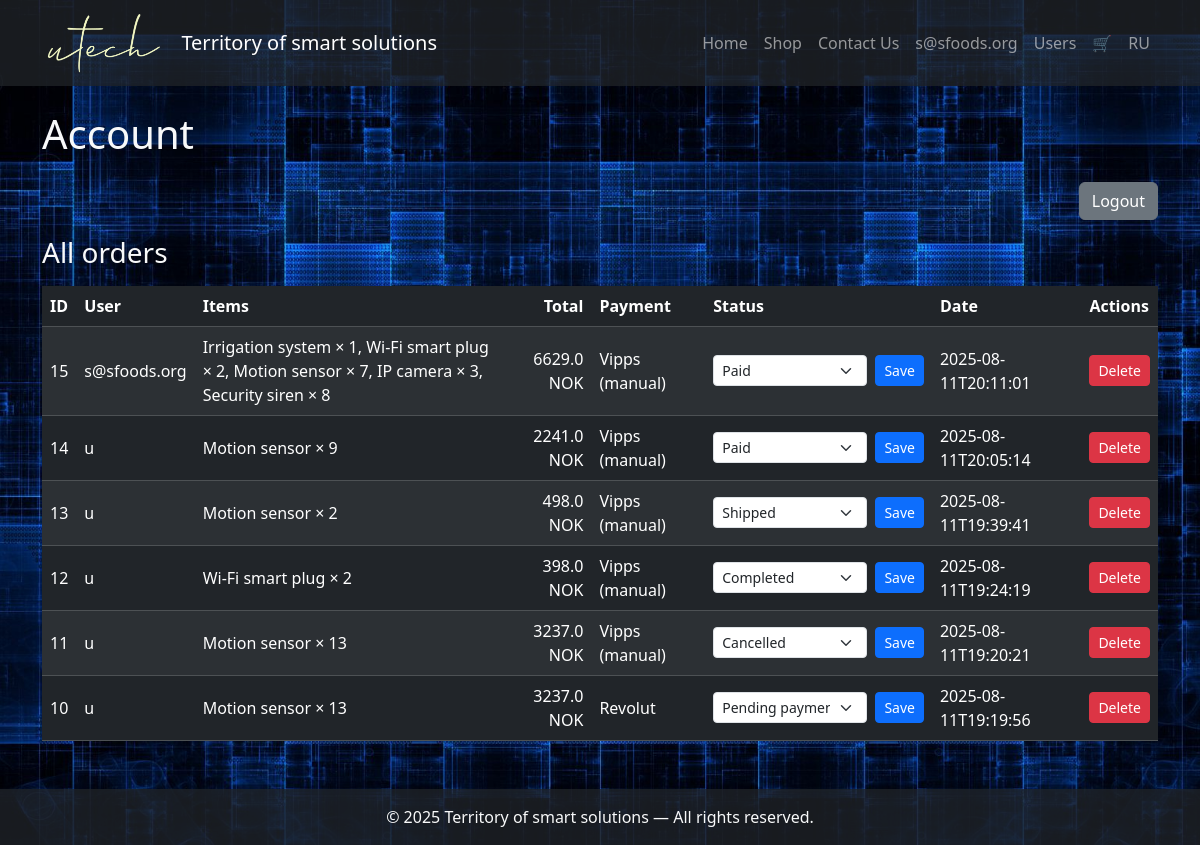
Before: /account (signed in) with the older database file.
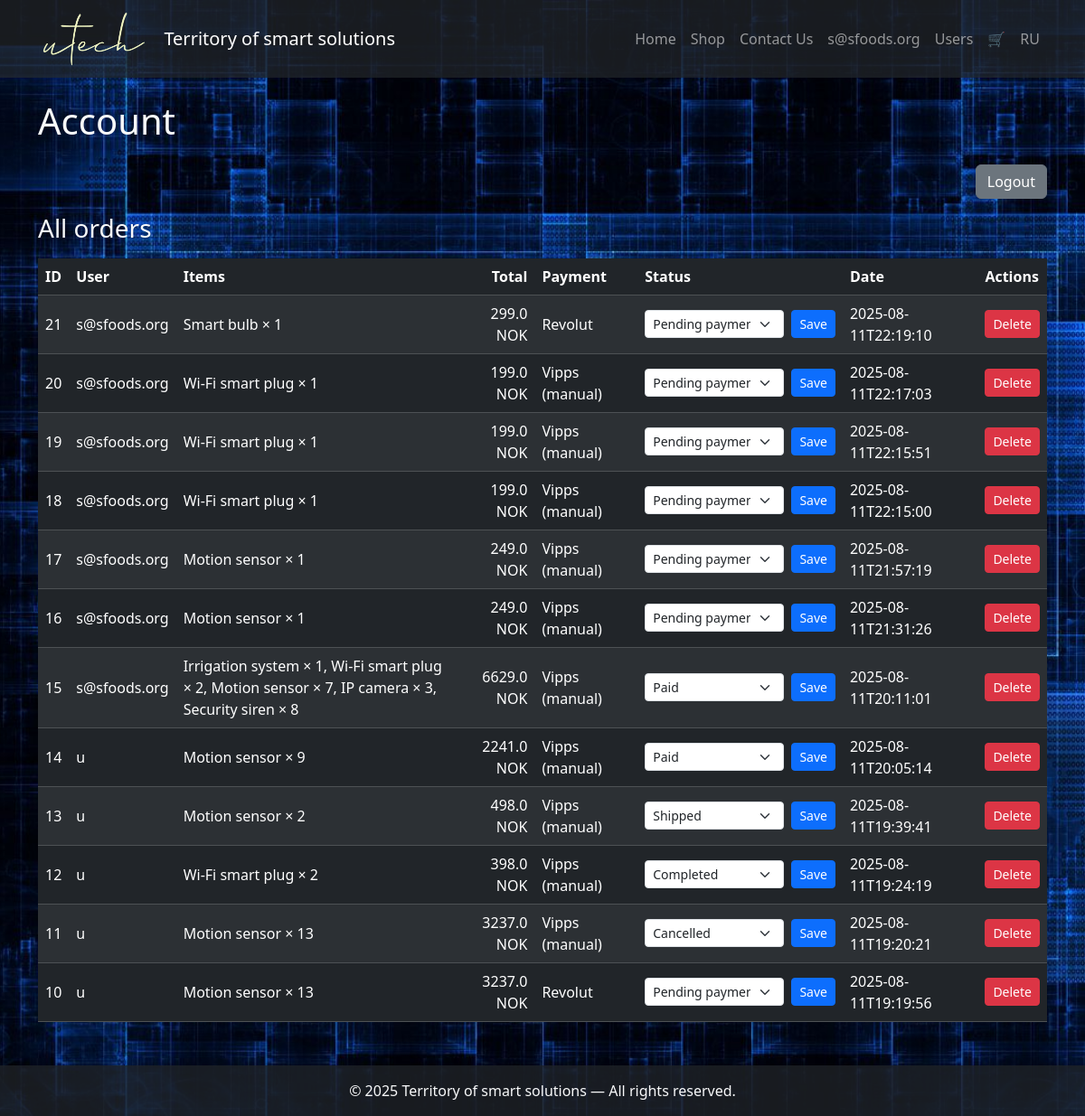
After: the same page with the newer database file.
### tables this page shows
CREATE TABLE users (
        id INTEGER PRIMARY KEY AUTOINCREMENT,
        username TEXT UNIQUE,
        password TEXT,
        role TEXT DEFAULT 'user'
    );

CREATE TABLE orders (
        id INTEGER PRIMARY KEY AUTOINCREMENT,
        user_id INTEGER,
        items TEXT,
        total REAL,
        payment_method TEXT,
        status TEXT DEFAULT 'Оплачено',
        date TEXT
    , ship_country TEXT, ship_zip TEXT, ship_city TEXT, ship_addr1 TEXT, ship_addr2 TEXT, ship_firstname TEXT, ship_lastname TEXT, ship_email TEXT, ship_phone TEXT, ship_carrier TEXT, customer_note TEXT);

### main.py (the view)
@app.route("/account")
def account_en():
    return render_account("en")

### main.py (called while the page is built)
@app.context_processor
def inject_request():
    return dict(request=request)

def render_lang(template, lang, **kwargs):
    cart_count = 0
    cart = session.get("cart", {})
    if isinstance(cart, dict):
        cart_count = sum(cart.values())
    elif isinstance(cart, list):
        cart_count = len(cart)
    return render_template(
        template,
        lang=lang,
        tr=translations[lang],
        posts=posts,
        cart_count=cart_count,
        shipping=session.get("shipping", {}),   # <── добавили
        **kwargs
    )

def summarize_items(items_json, lang="en"):
    try:
        items = json.loads(items_json)
    except:
        return items_json  # если не JSON, вернуть как есть
    result = []
    for item in items:
        product = next((p for p in products if p["id"] == item["id"]), None)
        if product:
            name = product.get(f"name_{lang}", product.get("name", "?"))
        else:
            name = "?"
        result.append(f"{name} × {item.get('qty', 1)}")
    return ", ".join(result)

### templates/account.html (shortened to what this page needs)
{% extends "base.html" %}
{% block content %}
<h1 class="mb-4">
    {{ 'Личный кабинет' if lang == 'ru' else 'Account' }}
</h1>
<div class="mb-3 text-end">
    <a href="{{ url_for('logout') }}" class="btn btn-secondary">
        {{ 'Выйти' if lang == 'ru' else 'Logout' }}
    </a>
</div>
{% if role == 'admin' %}
  <h3 class="mb-3">{{ 'Все заказы' if lang == 'ru' else 'All orders' }}</h3>
  <table class="table table-dark table-striped align-middle">
    <thead>
      <tr>
        <th>ID</th>
        <th>{{ 'Пользователь' if lang=='ru' else 'User' }}</th>
        <th>{{ 'Товары' if lang=='ru' else 'Items' }}</th>
        <th class="text-end">{{ 'Сумма' if lang=='ru' else 'Total' }}</th>
        <th>{{ 'Оплата' if lang=='ru' else 'Payment' }}</th>
        <th>{{ 'Статус' if lang=='ru' else 'Status' }}</th>
        <th>{{ 'Дата' if lang=='ru' else 'Date' }}</th>
        <th>{{ 'Действия' if lang=='ru' else 'Actions' }}</th>
      </tr>
    </thead>
    <tbody>
      {% for o in orders %}
      <tr>
        <td>{{ o.id }}</td>
        <td>{{ o.username }}</td>
        <td style="max-width: 420px;">{{ o.items_text }}</td>
        <td class="text-end">{{ o.total }} NOK</td>
        <td>{{ o.payment }}</td>
        <td style="min-width: 210px;">
          <form method="post" action="/update_order/{{ o.id }}" class="d-flex gap-2">
            <select name="status_code" class="form-select form-select-sm">
              {% for code, labels in status_choices %}
                <option value="{{ code }}" {% if o.status_code == code %}selected{% endif %}>
                  {{ labels[lang] }}
                </option>
              {% endfor %}
            </select>
            <button class="btn btn-sm btn-primary">
              {{ 'Сохранить' if lang=='ru' else 'Save' }}
            </button>
          </form>
        </td>
        <td>{{ o.date }}</td>
        <td>
          <a href="/delete_order/{{ o.id }}" class="btn btn-sm btn-danger"
             onclick="return confirm('{{ 'Удалить заказ?' if lang=='ru' else 'Delete order?' }}');">
            {{ 'Удалить' if lang=='ru' else 'Delete' }}
          </a>
        </td>
      </tr>
      {% endfor %}
    </tbody>
  </table>
{% endif %}
{% endblock %}

### templates/base.html (shortened to what this page needs)
<!DOCTYPE html>
<html lang="{{ lang }}">
<head>
    <link href="https://cdn.jsdelivr.net/npm/bootstrap@5.3.3/dist/css/bootstrap.min.css" rel="stylesheet">
    <link rel="stylesheet" href="{{ url_for('static', filename='css/style.css') }}">
    <link href="https://cdnjs.cloudflare.com/ajax/libs/lightbox2/2.11.4/css/lightbox.min.css" rel="stylesheet">
</head>
<body>
<nav class="navbar navbar-expand-lg navbar-dark bg-dark bg-opacity-75">
  <div class="container">
    <a class="navbar-brand d-flex align-items-center" href="/{{ 'ru' if lang == 'ru' else '' }}">
      <img src="{{ url_for('static', filename='img/logo.png') }}"
         alt="Logo"
         style="height: 60px; margin-right: 18px;">
      {{ tr.site_title }}
    </a>
    <div class="collapse navbar-collapse" id="navbarNav">
      <ul class="navbar-nav ms-auto">
        <li class="nav-item">
          <a class="nav-link" href="/{{ 'ru' if lang == 'ru' else '' }}">
            {{ tr.menu_home }}
          </a>
        </li>
        <li class="nav-item">
          <a class="nav-link" href="/{{ 'ru/shop' if lang == 'ru' else 'shop' }}">
            {{ tr.menu_shop }}
          </a>
        </li>
        <li class="nav-item">
          <a class="nav-link" href="/{{ 'ru/contacts' if lang == 'ru' else 'contacts' }}">
            {{ tr.menu_contacts }}
          </a>
        <li class="nav-item">
          {% if session.get("user_id") %}
            <a class="nav-link" href="/{{ 'ru/account' if lang == 'ru' else 'account' }}">
                {{ session.get("username") or (tr.menu_account if tr.get('menu_account') else 'Account') }}
            </a>
          {% else %}
            <a class="nav-link" href="/{{ 'ru/login' if lang == 'ru' else 'login' }}">
              {{ tr.menu_login }}
            </a>
          {% endif %}
        </li>
        {% if session.get("role") == "admin" %}
          <li class="nav-item">
            <a class="nav-link" href="/{{ 'ru/admin/users' if lang == 'ru' else 'admin/users' }}">
              {{ 'Пользователи' if lang == 'ru' else 'Users' }}
            </a>
          </li>
        {% endif %}
        <li class="nav-item">
            <a class="nav-link position-relative" href="/{{ 'ru/cart' if lang == 'ru' else 'cart' }}">
                🛒
            </a>
        </li>
        <li class="nav-item">
          {% set current_path = request.path %}
          {% if lang == 'en' %}
            <a class="nav-link" href="/ru{{ '' if current_path == '/' else current_path }}">
              RU
            </a>
          {% else %}
            {% set new_path = current_path|replace('/ru', '') %}
            <a class="nav-link" href="{{ '/' if new_path == '' else new_path }}">
              EN
            </a>
          {% endif %}
        </li>
      </ul>
    </div>
  </div>
</nav>
<main class="container mt-4 text-light">
    {% block content %}{% endblock %}
</main>
<footer class="text-center text-light py-3 mt-5 bg-dark bg-opacity-75">
    &copy; 2025 {{ tr.site_title }} — {{ tr.footer }}
</footer>
</body>
</html>

### static/css/style.css (style rules this page uses)
body { background: url('../img/backg2.jpg') no-repeat center center fixed; background-size: cover; }

Changed rows visible on the page:
no longer on this page (row unchanged): users: get "s@sfoods.org"
added orders: id "21", username "s@sfoods.org", items_text "Smart bulb × 1", total "299.0", payment "Revolut", value "Save", date "2025-08-11T22:19:10", value "Delete"
added orders: id "20", username "s@sfoods.org", items_text "Wi-Fi smart plug × 1", total "199.0", payment "Vipps (manual)", value "Save", date "2025-08-11T22:17:03", value "Delete"
added orders: id "19", username "s@sfoods.org", items_text "Wi-Fi smart plug × 1", total "199.0", payment "Vipps (manual)", value "Save", date "2025-08-11T22:15:51", value "Delete"
added orders: id "18", username "s@sfoods.org", items_text "Wi-Fi smart plug × 1", total "199.0", payment "Vipps (manual)", value "Save", date "2025-08-11T22:15:00", value "Delete"
added orders: id "17", username "s@sfoods.org", items_text "Motion sensor × 1", total "249.0", payment "Vipps (manual)", value "Save", date "2025-08-11T21:57:19", value "Delete"
added orders: id "16", username "s@sfoods.org", items_text "Motion sensor × 1", total "249.0", payment "Vipps (manual)", value "Save", date "2025-08-11T21:31:26", value "Delete"
Other visible differences:
text now shown: "s@sfoods.org"
